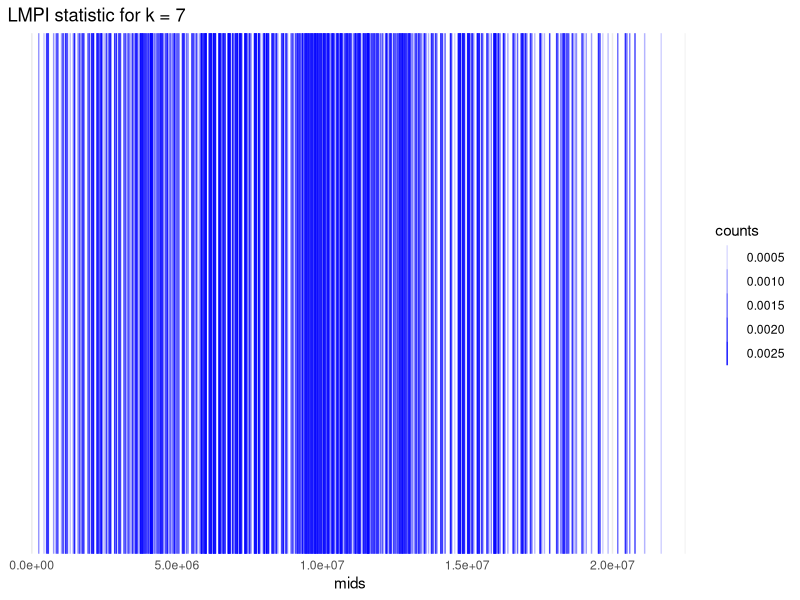
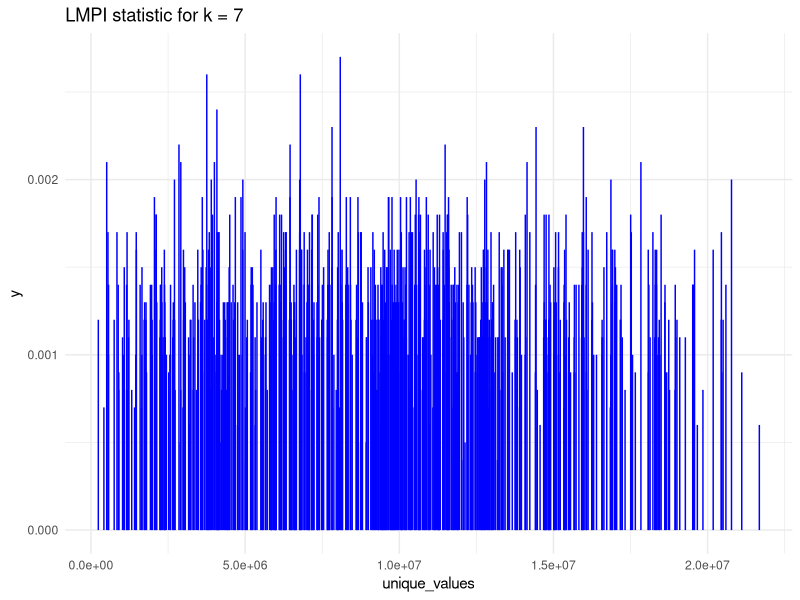
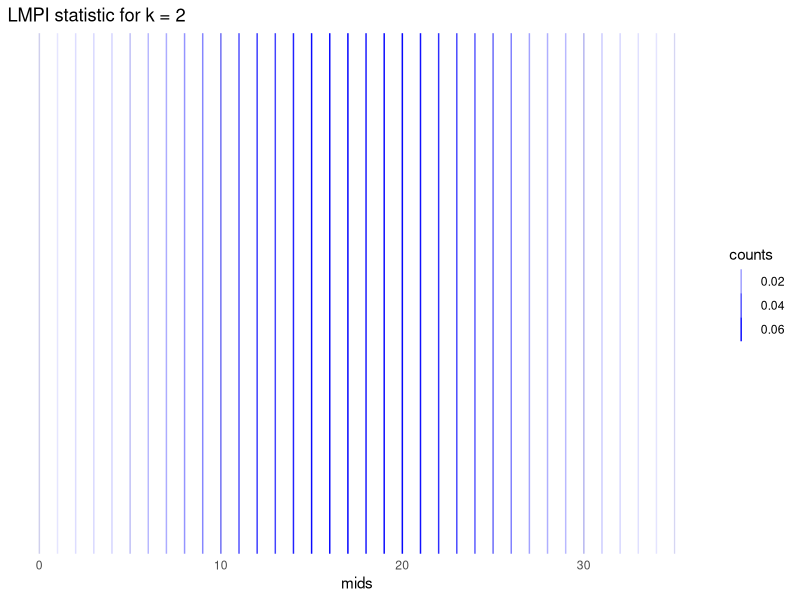
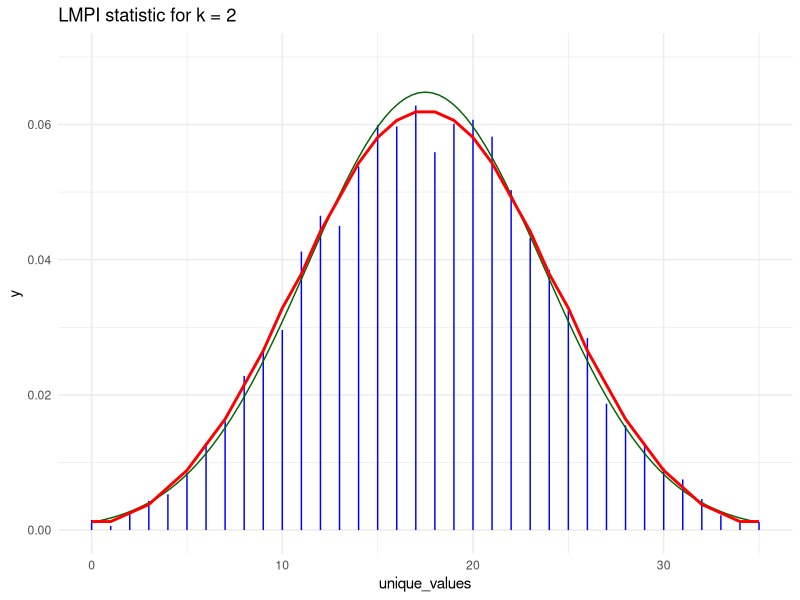
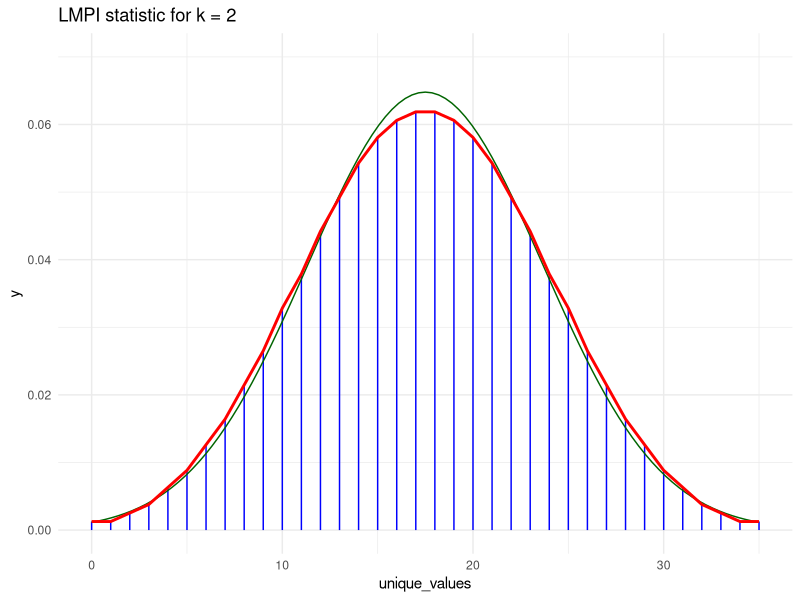
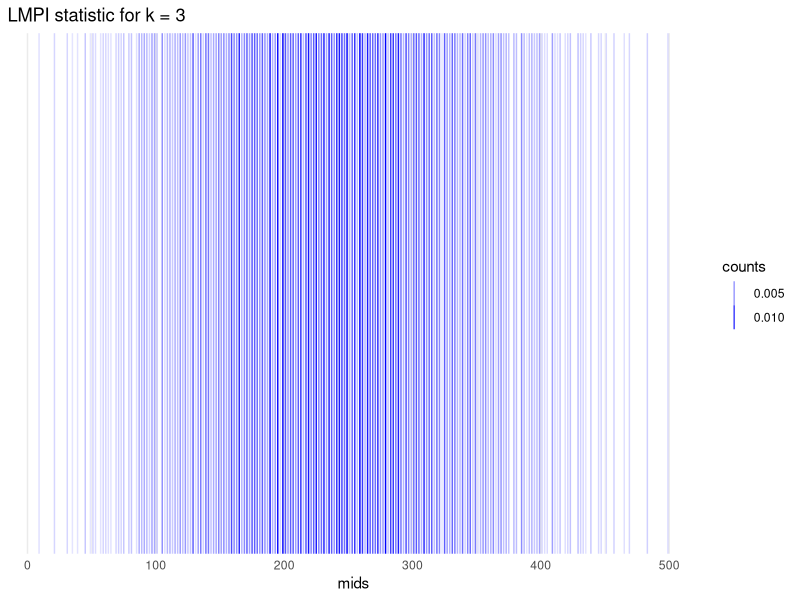

These figures' R source, in order: (Note: this script raises an error after producing the figures.)

# SIMULATE T_k STATISTICS PERMUTATION DITRIBUTION

# Library and functions
library(ggplot2)

compute.Tk = function(k, rank.test){
  unsummed = sapply(0:(k-2), function(h) rank.test+h)
  Tk = sum(apply(unsummed, MARGIN = 1, FUN = prod))
  return(Tk)
}


compute.LA3 = function(z, m, n, N){
  perms = combn(1:N,m)
  B = ncol(perms) # choose(N,m)
  rank3stat = vector()

  for (b in 1:B){
    Zperm = c(z[perms[,b]], z[-perms[,b]])
    U = sapply(1:n, function(j) rank(c(Zperm[1:m], Zperm[m+j]))[m+1]-1)
    rank3stat[b] = sum(U^2 + U)
  }

  return(rank3stat)
}



compute.LA2 = function(z, m, n, N){
  perms = combn(1:N,m)
  B = ncol(perms) # choose(N,m)
  WMW = vector()

  for (b in 1:B){
    Zperm = c(z[perms[,b]], z[-perms[,b]])
    U = sapply(1:n, function(j) rank(c(Zperm[1:m], Zperm[m+j]))[m+1]-1)
    WMW[b] = sum(U)
  }

  return(WMW)
}


# Data
x = c(5.42, 5.86, 6.16, 6.55, 6.8, 7, 7.11)
y = c(6.51, 7.56, 7.61, 7.84, 11.5)
z = sort(c(x,y), decreasing = F)

m = length(x); n = length(y); N = length(z)

# Compute the value of the T_k (k=7) statistic on rank.y
rank.y = sapply(1:n, function(i) which(z==y[i]))
compute.Tk(k=7, rank.test = rank.y)

# Compute permutation distribution of Uk statistic
B=10^4



# -------------------------------------- k = 7 ----------------------------------------------
Tk.perm = replicate(B, compute.Tk(k=7, rank.test = sample(1:N, n)))

unique.values = unique(Tk.perm)
freqs = sapply(unique.values, function(i) sum(Tk.perm==i)/length(Tk.perm))

# plot 1
df <- data.frame(mids = unique.values, counts = freqs)
ggplot(df, aes(x = mids)) +
  geom_vline(aes(xintercept = mids, alpha = counts), color = "blue") +
  scale_alpha_continuous(range = c(0.1, 1)) +
  ggtitle("LMPI statistic for k = 7") +
  theme_minimal()

# plot 2
df <- data.frame(unique_values = unique.values, freqs = freqs)
ggplot(df, aes(x = unique_values, yend = freqs)) +
  geom_segment(aes(xend = unique_values, y = 0), color = "blue") +
  scale_y_continuous(limits = c(0, max(df$freqs))) +
  ggtitle("LMPI statistic for k = 7") +
  theme_minimal()


# -------------------------------- k = 2 --------------------------------------------



B=10^4
Tk.perm <- replicate(B, compute.Tk(k = 2, rank.test = sample(1:N, n))) - n * (n + 1) / 2
unique.values = sort(unique(Tk.perm), decreasing = F)
freqs = sapply(unique.values, function(i) sum(Tk.perm==i)/length(Tk.perm))

# plot 1
df <- data.frame(mids = unique.values, counts = freqs)
ggplot(df, aes(x = mids)) +
  geom_vline(aes(xintercept = mids, alpha = counts), color = "blue") +
  scale_alpha_continuous(range = c(0.1, 1)) +
  ggtitle("LMPI statistic for k = 2") +
  theme_minimal()

# plot 2
df <- data.frame(unique_values = unique.values, freqs = freqs)
ggplot(df, aes(x = unique_values, yend = freqs)) +
  geom_segment(aes(xend = unique_values, y = 0), color = "blue") +
  scale_y_continuous(limits = c(0, 0.07)) + #limits = c(0, max(df$freqs))
  ggtitle("LMPI statistic for k = 2") +
  stat_function(fun = dnorm, args = list(mean = m*n/2, sd = sqrt((m*n*(m+n+1))/12)), color = "darkgreen") +
  geom_line(data = data.frame(x = unique.values, y = dwilcox(unique.values, m, n)), aes(x = x, y = y), color = "red", size = 1) +
  theme_minimal()


LA2 = compute.LA2(z=z, m=m, n=n, N=N)
uniques.values = unique(LA2); freqs = table(LA2)/length(LA2)
df <- data.frame(unique_values = uniques.values, freqs = freqs)
ggplot(df, aes(x = unique_values, yend = freqs)) +
  geom_segment(aes(xend = unique_values, y = 0), color = "blue") +
  scale_y_continuous(limits = c(0, 0.07)) + #limits = c(0, max(df$freqs))
  ggtitle("LMPI statistic for k = 2") +
  stat_function(fun = dnorm, args = list(mean = m*n/2, sd = sqrt((m*n*(m+n+1))/12)), color = "darkgreen") +
  geom_line(data = data.frame(x = uniques.values, y = dwilcox(uniques.values, m, n)), aes(x = x, y = y), color = "red", size = 1) +
  theme_minimal()



# ----------------------------------- k = 3 -----------------------------------------------
Tk.perm = replicate(B, compute.Tk(k=3, rank.test = sample(1:N, n))) - 3*n*(n-1) -1

unique.values = unique(Tk.perm)
freqs = sapply(unique.values, function(i) sum(Tk.perm==i)/length(Tk.perm))

# plot 1
df <- data.frame(mids = unique.values, counts = freqs)
ggplot(df, aes(x = mids)) +
  geom_vline(aes(xintercept = mids, alpha = counts), color = "blue") +
  scale_alpha_continuous(range = c(0.1, 1)) +
  ggtitle("LMPI statistic for k = 3") +
  theme_minimal()

# Approximate standard normal
z11 = 4/45*m^4+16/45*m^3+29/90*m^2+13/30*m-1/5
z12 = 4/45*m^4+16/45*m^3+19/45*m^2+2/15*m

theta = (m+m*(m-1)/3)
variance = (m*z11+z12/n)/n^2

# Approximate standard normal
z11 = 4/45*N^4+16/45*N^3+29/90*N^2+13/30*N-1/5
z12 = 4/45*N^4+16/45*N^3+19/45*N^2+2/15*N

theta = (N+N*(N-1)/3)
variance = (N*z11+z12/n)/n^2

plot(table(LA3)/length(LA3),
     xlab = "LMPI rank statistic for Lehmann's alternative with k=3",
     ylab = "Frequency",
     ylim = c(0,0.05),
     xaxt="n",
     yaxt="n")
rug(LA3[1])
curve(dnorm(x, mean=theta+40, sd=sqrt(variance)), col="red", add=T)
axis(side=1, at=LA3[1], round(LA3[1],3) )
axis(side=2, at=c(0,0.006), c(0,0.006))

